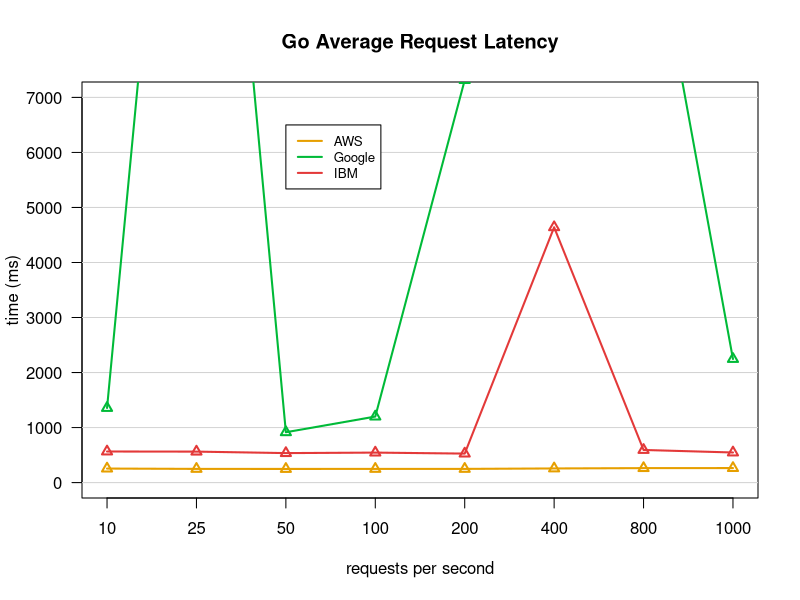

R code for this plot:
x <- read.csv("average_latency_all.csv",header=T,sep=",")
x <- t(x)
aws_go <- as.numeric(x[4,1:8])
google_go <- as.numeric(x[13,1:8])
ibm_go <- as.numeric(x[16,1:8])
#png(file = "plot_average_latency_go.png", width=800, height=800, units="px", pointsize=24)
pdf(file = "plot_average_latency_go.pdf", width=7, height=7)
plot(aws_go, type="o", pch=2, lwd=2, lty=1, col = "#E69F00", xlab = "requests per second", ylab = "time (ms)", main = "Go Average Request Latency",ylim=c(0,7000), xaxt="n", las=1)
axis(1, at=1:8, labels=c("10", "25", "50", "100", "200", "400", "800", "1000"))
grid (NULL,NULL,nx=0,col = "lightgray")
lines(google_go,lty=1, type = "o", pch=2, lwd=2, col = "#00BA38")
lines(ibm_go,lty=1, type = "o", pch=2, lwd=2, col = "#E33939")
legend(3, 6500, legend=c("AWS", "Google", "IBM"),
col=c("#E69F00", "#00BA38", "#E33939"), lwd=2,
lty=c(1,1,1), cex=0.8, bg="white")
